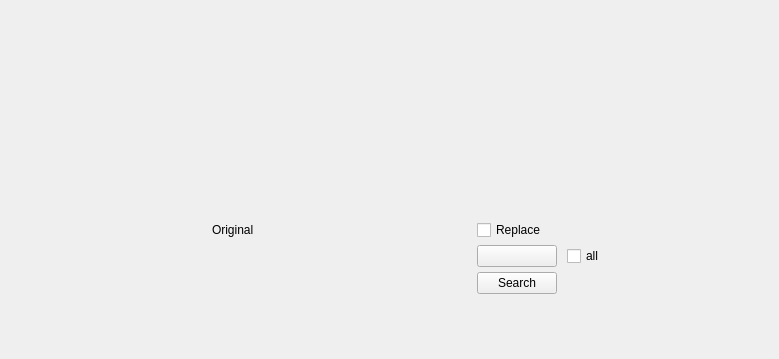
<?xml version="1.0" encoding="UTF-8"?>
<ui version="4.0">
 <class>GUI_CoverEdit</class>
 <widget class="QWidget" name="GUI_CoverEdit">
  <property name="geometry">
   <rect>
    <x>0</x>
    <y>0</y>
    <width>779</width>
    <height>359</height>
   </rect>
  </property>
  <layout class="QGridLayout" name="gridLayout">
   <property name="leftMargin">
    <number>0</number>
   </property>
   <property name="topMargin">
    <number>0</number>
   </property>
   <property name="rightMargin">
    <number>0</number>
   </property>
   <property name="bottomMargin">
    <number>0</number>
   </property>
   <property name="horizontalSpacing">
    <number>10</number>
   </property>
   <property name="verticalSpacing">
    <number>5</number>
   </property>
   <item row="2" column="4">
    <widget class="Gui::CoverButton" name="btn_coverReplacement">
     <property name="sizePolicy">
      <sizepolicy hsizetype="Minimum" vsizetype="Minimum">
       <horstretch>0</horstretch>
       <verstretch>0</verstretch>
      </sizepolicy>
     </property>
     <property name="focusPolicy">
      <enum>Qt::NoFocus</enum>
     </property>
     <property name="text">
      <string/>
     </property>
     <property name="iconSize">
      <size>
       <width>200</width>
       <height>200</height>
      </size>
     </property>
    </widget>
   </item>
   <item row="1" column="4">
    <widget class="QCheckBox" name="cb_replace">
     <property name="text">
      <string>Replace</string>
     </property>
    </widget>
   </item>
   <item row="0" column="5">
    <spacer name="verticalSpacer_2">
     <property name="orientation">
      <enum>Qt::Vertical</enum>
     </property>
     <property name="sizeHint" stdset="0">
      <size>
       <width>20</width>
       <height>40</height>
      </size>
     </property>
    </spacer>
   </item>
   <item row="2" column="5">
    <widget class="QCheckBox" name="cb_coverAll">
     <property name="text">
      <string notr="true">all</string>
     </property>
    </widget>
   </item>
   <item row="4" column="5">
    <spacer name="horizontalSpacer_3">
     <property name="orientation">
      <enum>Qt::Horizontal</enum>
     </property>
     <property name="sizeHint" stdset="0">
      <size>
       <width>40</width>
       <height>20</height>
      </size>
     </property>
    </spacer>
   </item>
   <item row="4" column="0">
    <spacer name="horizontalSpacer_2">
     <property name="orientation">
      <enum>Qt::Horizontal</enum>
     </property>
     <property name="sizeHint" stdset="0">
      <size>
       <width>40</width>
       <height>20</height>
      </size>
     </property>
    </spacer>
   </item>
   <item row="5" column="3" rowspan="4">
    <spacer name="verticalSpacer">
     <property name="orientation">
      <enum>Qt::Vertical</enum>
     </property>
     <property name="sizeHint" stdset="0">
      <size>
       <width>20</width>
       <height>40</height>
      </size>
     </property>
    </spacer>
   </item>
   <item row="3" column="4">
    <widget class="QPushButton" name="btn_search">
     <property name="text">
      <string notr="true">Search</string>
     </property>
    </widget>
   </item>
   <item row="1" column="1" colspan="2">
    <widget class="QLabel" name="lab_original">
     <property name="text">
      <string>Original</string>
     </property>
    </widget>
   </item>
   <item row="2" column="1" colspan="2">
    <widget class="QLabel" name="lab_coverOriginal">
     <property name="text">
      <string notr="true"/>
     </property>
    </widget>
   </item>
   <item row="2" column="3">
    <spacer name="horizontalSpacer">
     <property name="orientation">
      <enum>Qt::Horizontal</enum>
     </property>
     <property name="sizeHint" stdset="0">
      <size>
       <width>40</width>
       <height>20</height>
      </size>
     </property>
    </spacer>
   </item>
  </layout>
 </widget>
 <customwidgets>
  <customwidget>
   <class>Gui::CoverButton</class>
   <extends>QPushButton</extends>
   <header>Gui/Covers/CoverButton.h</header>
  </customwidget>
 </customwidgets>
 <resources/>
 <connections/>
</ui>
